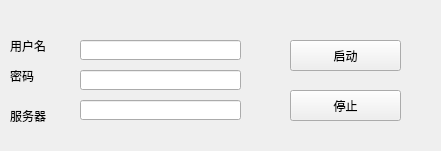
<?xml version="1.0" encoding="UTF-8"?>
<ui version="4.0">
 <class>Form</class>
 <widget class="QWidget" name="Form">
  <property name="geometry">
   <rect>
    <x>0</x>
    <y>0</y>
    <width>441</width>
    <height>151</height>
   </rect>
  </property>
  <property name="windowTitle">
   <string>Form</string>
  </property>
  <widget class="QLineEdit" name="lineEditPassword">
   <property name="geometry">
    <rect>
     <x>80</x>
     <y>70</y>
     <width>161</width>
     <height>20</height>
    </rect>
   </property>
  </widget>
  <widget class="QPushButton" name="pushButtonStart">
   <property name="geometry">
    <rect>
     <x>290</x>
     <y>40</y>
     <width>111</width>
     <height>31</height>
    </rect>
   </property>
   <property name="text">
    <string>启动</string>
   </property>
  </widget>
  <widget class="QPushButton" name="pushButtonStop">
   <property name="geometry">
    <rect>
     <x>290</x>
     <y>90</y>
     <width>111</width>
     <height>31</height>
    </rect>
   </property>
   <property name="text">
    <string>停止</string>
   </property>
  </widget>
  <widget class="QLabel" name="label">
   <property name="geometry">
    <rect>
     <x>10</x>
     <y>40</y>
     <width>54</width>
     <height>12</height>
    </rect>
   </property>
   <property name="text">
    <string>用户名</string>
   </property>
  </widget>
  <widget class="QLabel" name="label_2">
   <property name="geometry">
    <rect>
     <x>10</x>
     <y>70</y>
     <width>54</width>
     <height>12</height>
    </rect>
   </property>
   <property name="text">
    <string>密码</string>
   </property>
  </widget>
  <widget class="QLabel" name="label_3">
   <property name="geometry">
    <rect>
     <x>10</x>
     <y>110</y>
     <width>54</width>
     <height>12</height>
    </rect>
   </property>
   <property name="text">
    <string>服务器</string>
   </property>
  </widget>
  <widget class="QLineEdit" name="lineEditUser">
   <property name="geometry">
    <rect>
     <x>80</x>
     <y>40</y>
     <width>161</width>
     <height>20</height>
    </rect>
   </property>
  </widget>
  <widget class="QLineEdit" name="lineEditSever">
   <property name="geometry">
    <rect>
     <x>80</x>
     <y>100</y>
     <width>161</width>
     <height>20</height>
    </rect>
   </property>
  </widget>
 </widget>
 <tabstops>
  <tabstop>lineEditUser</tabstop>
  <tabstop>lineEditPassword</tabstop>
  <tabstop>lineEditSever</tabstop>
  <tabstop>pushButtonStart</tabstop>
  <tabstop>pushButtonStop</tabstop>
 </tabstops>
 <resources/>
 <connections/>
</ui>
